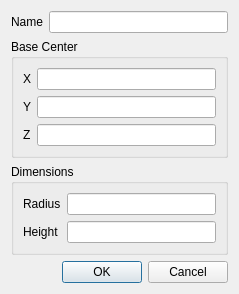
<?xml version="1.0" encoding="UTF-8"?>
<ui version="4.0">
 <class>CylinderDialog</class>
 <widget class="QDialog" name="CylinderDialog">
  <property name="geometry">
   <rect>
    <x>0</x>
    <y>0</y>
    <width>239</width>
    <height>265</height>
   </rect>
  </property>
  <property name="windowTitle">
   <string>Dialog</string>
  </property>
  <layout class="QVBoxLayout" name="verticalLayout">
   <item>
    <layout class="QHBoxLayout" name="horizontalLayout">
     <item>
      <widget class="QLabel" name="label">
       <property name="text">
        <string>Name</string>
       </property>
      </widget>
     </item>
     <item>
      <widget class="QLineEdit" name="cName"/>
     </item>
    </layout>
   </item>
   <item>
    <widget class="QGroupBox" name="groupBox">
     <property name="title">
      <string>Base Center</string>
     </property>
     <layout class="QFormLayout" name="formLayout_2">
      <item row="0" column="0">
       <widget class="QLabel" name="label_4">
        <property name="text">
         <string>X</string>
        </property>
       </widget>
      </item>
      <item row="0" column="1">
       <widget class="QLineEdit" name="cX"/>
      </item>
      <item row="1" column="0">
       <widget class="QLabel" name="label_5">
        <property name="text">
         <string>Y</string>
        </property>
       </widget>
      </item>
      <item row="1" column="1">
       <widget class="QLineEdit" name="cY"/>
      </item>
      <item row="2" column="0">
       <widget class="QLabel" name="label_6">
        <property name="text">
         <string>Z</string>
        </property>
       </widget>
      </item>
      <item row="2" column="1">
       <widget class="QLineEdit" name="cZ"/>
      </item>
     </layout>
    </widget>
   </item>
   <item>
    <widget class="QGroupBox" name="groupBox_2">
     <property name="title">
      <string>Dimensions</string>
     </property>
     <layout class="QFormLayout" name="formLayout">
      <item row="0" column="0">
       <widget class="QLabel" name="label_2">
        <property name="text">
         <string>Radius</string>
        </property>
       </widget>
      </item>
      <item row="0" column="1">
       <widget class="QLineEdit" name="cRadius"/>
      </item>
      <item row="1" column="0">
       <widget class="QLabel" name="label_3">
        <property name="text">
         <string>Height</string>
        </property>
       </widget>
      </item>
      <item row="1" column="1">
       <widget class="QLineEdit" name="cHeight"/>
      </item>
     </layout>
    </widget>
   </item>
   <item>
    <widget class="QDialogButtonBox" name="buttonBox">
     <property name="orientation">
      <enum>Qt::Horizontal</enum>
     </property>
     <property name="standardButtons">
      <set>QDialogButtonBox::Cancel|QDialogButtonBox::Ok</set>
     </property>
    </widget>
   </item>
  </layout>
 </widget>
 <resources/>
 <connections>
  <connection>
   <sender>buttonBox</sender>
   <signal>accepted()</signal>
   <receiver>CylinderDialog</receiver>
   <slot>accept()</slot>
   <hints>
    <hint type="sourcelabel">
     <x>248</x>
     <y>254</y>
    </hint>
    <hint type="destinationlabel">
     <x>157</x>
     <y>274</y>
    </hint>
   </hints>
  </connection>
  <connection>
   <sender>buttonBox</sender>
   <signal>rejected()</signal>
   <receiver>CylinderDialog</receiver>
   <slot>reject()</slot>
   <hints>
    <hint type="sourcelabel">
     <x>316</x>
     <y>260</y>
    </hint>
    <hint type="destinationlabel">
     <x>286</x>
     <y>274</y>
    </hint>
   </hints>
  </connection>
 </connections>
</ui>
